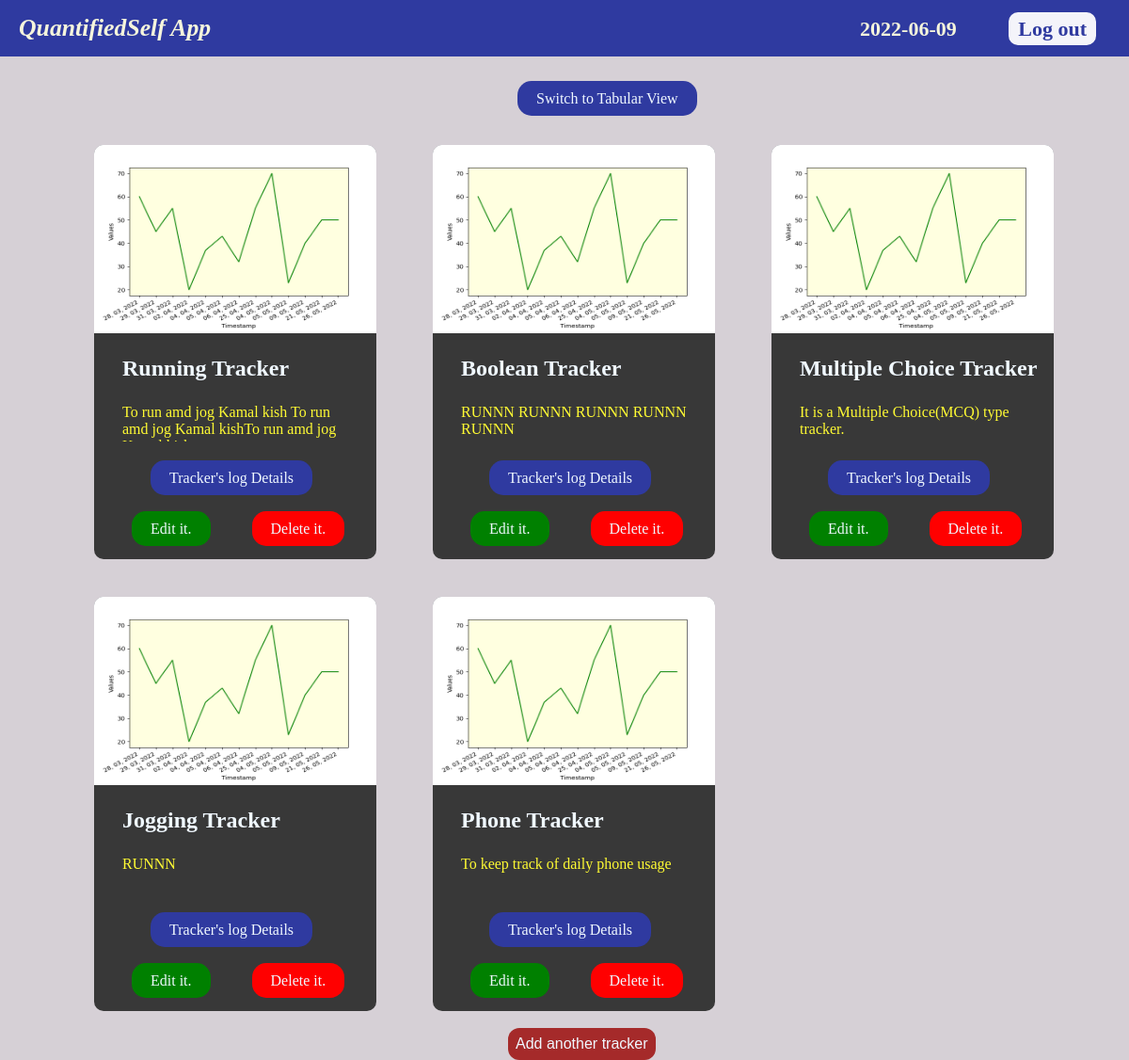
The page /grid_view (signed in) on the database its author committed.
### application/models.py (models this page shows)
class Tracker(db.Model):
    tracker_id=db.Column(db.Integer,primary_key=True,autoincrement=True)
    tracker_name=db.Column(db.String(100), nullable=False)
    tracker_type=db.Column(db.String(100), nullable=False)
    tracker_description = db.Column(db.String(100))
    track_time = db.Column(db.DateTime)
    setting = db.Column(db.String)
    user_id=db.Column(db.Integer, db.ForeignKey('user.user_id'))
    trackers_log = db.relationship("Logs",backref="tracker")

### application/controllers.py (the view)
@app.route("/grid_view",methods=["GET","POST"])
def gridview():
    user = db.session.query(User).filter(User.username == session["username"]).first()
    todayz_date = datetime.date.today()
    return render_template("card_view.html",trackers = user.users_tracker,today_date = todayz_date)

### templates/card_view.html (shortened to what this page needs)
<!DOCTYPE html>
<html lang="en">
<head>
    <link rel="stylesheet" href="../static/card_view.css">
</head>
<body>
    <header>
        <div class="container">
            <div id="heading">
                <h3><em>QuantifiedSelf App</em></h3>
                <span class="log-out" id="date"> {{ today_date }}</span>
                <a href="/" class="log-out" >Log out</a>
            </div>
        </div>
    </header>
    <br><br>
    <a class="btn tabular" href="/dashboard" >Switch to Tabular View</a>
        <div class="wrapper1">
            {% for tracker in trackers %}
                <div class="card">
                    <div class="card-img-top">
                        <div>
                            <img src="../static/numerical_log_linechart.png" alt="No Graph made till Now">
                        </div>
                    </div>
                    <h3 class="card-title">{{ tracker.tracker_name }} Tracker</h3>
                    <div class="card-text">{{ tracker.tracker_description }}</div>
                    <a class="btn btn-primary" href="/tracker_detail/{{ tracker.tracker_id }}" title="Click to see tracker details"> Tracker's log Details</a>
                    <br><br><br>
                    <a class="other-btn other-btn1" href="/update/{{ tracker.tracker_id }}" title="Are you sure to edit this?">Edit it.</a>
                    <a class="other-btn other-btn2" href="/delete/grid/{{ tracker.tracker_id }}" title="Are you sure to delete this?">Delete it.</a>
                </div>
            {% endfor %}
        </div>
        <br>
        <button type="button"><a href="/create_tracker" id="t">Add another tracker</a></button>
</body>
</html>

### static/card_view.css (style rules this page uses)
body { background-color: rgb(214, 208, 214); margin: 0; }
.container { background-color: #2f3aa0; padding: 5px; padding: 15px 0 15px 0; }
header #heading h3 { display: inline; }
#heading { color: beige; font-size: 22px; padding-left: 20px; }
header a { color: beige; text-decoration: none; font-weight: bold; }
header a { color: #2f3aa0; text-decoration: none; font-weight: bold; padding: 5px 10px; border-radius: 10px; background-color: white; font-style: normal; opacity: 0.95; }
.log-out { position: relative; left: 58%; }
#date { margin-right: 50px; font-weight: bold; }
div img { width: 300px; height: 200px; opacity: 1; border-top-left-radius: 10px; border-top-right-radius: 10px; }
.wrapper1 { display: grid; grid-template-columns: 30% 30% 30%; }
.card { width: 300px; height: 440px; background-color: #383838; margin-top: 40px; margin-left: 100px; border-radius: 10px; }
.card-img-top { width: 300px; height: 200px; background-color: aliceblue; border-top-left-radius: 10px; border-top-right-radius: 10px; }
.card-title { color: aliceblue; margin-left: 30px; font-size: x-large; }
.card-text { margin-left: 30px; margin-right: 30px; margin-bottom: 30px; overflow: auto; width: 250px; height: 40px; color:#FFFB33; }
.btn { background-color: #2f3aa0; margin-left: 60px; padding: 10px 20px 10px 20px; margin-top: 15px; text-decoration: none; border-radius: 15px; color: aliceblue; }
.other-btn { margin-left: 40px; padding: 10px 20px 10px 20px; margin-top: 15px; text-decoration: none; border-radius: 15px; color: aliceblue; }
.other-btn1 { background-color: green; }
.other-btn2 { background-color: red; }
.tabular { margin-left: 550px; }
button { background-color: brown; font-size: 16px; padding: 8px; margin: 0 35% 0 45%; border: none; border-radius: 12px; }
#t { color: aliceblue; text-decoration: none; }

### rows shown on the page
Tracker: tracker_name "Running", tracker_description "To run amd jog Kamal kish To run amd jog Kamal kishTo run amd jog…"
Tracker: tracker_name "Boolean", tracker_description "RUNNN RUNNN RUNNN RUNNN RUNNN"
Tracker: tracker_name "Multiple Choice", tracker_description "It is a Multiple Choice(MCQ) type tracker."
Tracker: tracker_name "Jogging", tracker_description "RUNNN"
Tracker: tracker_name "Phone", tracker_description "To keep track of daily phone usage"
